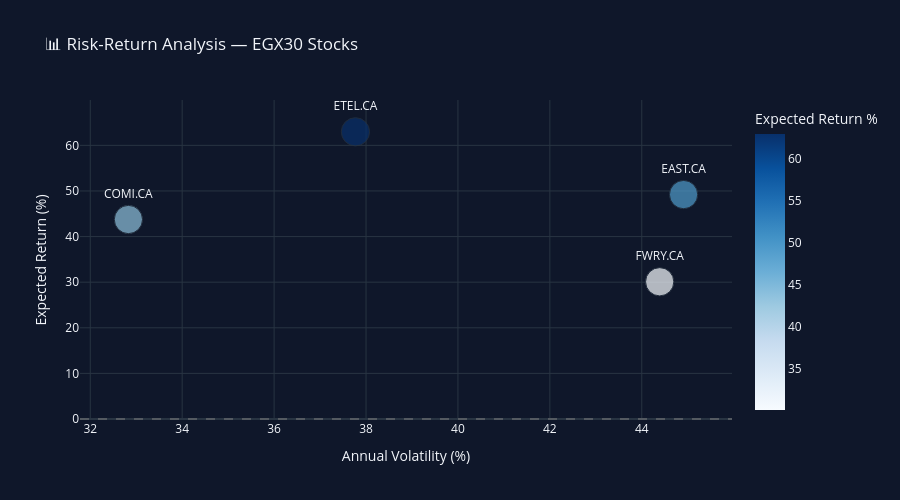

The code cell stored with this chart in its notebook:
### Code cell
# Risk-Return scatter plot
if len(comp_df) > 0:
    fig = px.scatter(
        comp_df,
        x="Annual Volatility%",
        y="Expected Return %",
        text="Ticker",
        size=[30]*len(comp_df),
        color="Expected Return %",
        color_continuous_scale="Blues",
        title="📊 Risk-Return Analysis — EGX30 Stocks"
    )

    fig.add_hline(y=0, line_dash="dash", line_color="gray", opacity=0.5)

    fig.update_traces(textposition="top center")
    fig.update_layout(
        template="plotly_dark",
        paper_bgcolor="#0f172a",
        plot_bgcolor="#0f172a",
        height=500,
        xaxis_title="Annual Volatility (%)",
        yaxis_title="Expected Return (%)"
    )
    fig.show()

### Figure 1 — Plotly figure (JSON) as saved in the notebook; plotly's stock layout.template omitted (floating-point values rounded to 4 significant figures)
{"data": [{"hovertemplate": "Annual Volatility%=%{x}<br>Expected Return %=%{marker.color}<br>size=%{marker.size}<br>Ticker=%{text}<extra></extra>", "legendgroup": "", "marker": {"color": [49.21, 43.74, 62.97, 30.09], "coloraxis": "coloraxis", "size": [30, 30, 30, 30], "sizemode": "area", "sizeref": 0.075, "symbol": "circle"}, "mode": "markers+text", "name": "", "orientation": "v", "showlegend": false, "text": ["EAST.CA", "COMI.CA", "ETEL.CA", "FWRY.CA"], "textposition": "top center", "type": "scatter", "x": [44.91, 32.83, 37.77, 44.39], "xaxis": "x", "y": [49.21, 43.74, 62.97, 30.09], "yaxis": "y"}], "layout": {"coloraxis": {"colorbar": {"title": {"text": "Expected Return %"}}, "colorscale": [[0, "rgb(247,251,255)"], [0.125, "rgb(222,235,247)"], [0.25, "rgb(198,219,239)"], [0.375, "rgb(158,202,225)"], [0.5, "rgb(107,174,214)"], [0.625, "rgb(66,146,198)"], [0.75, "rgb(33,113,181)"], [0.875, "rgb(8,81,156)"], [1, "rgb(8,48,107)"]]}, "height": 500, "legend": {"itemsizing": "constant", "tracegroupgap": 0}, "paper_bgcolor": "#0f172a", "plot_bgcolor": "#0f172a", "shapes": [{"line": {"color": "gray", "dash": "dash"}, "opacity": 0.5, "type": "line", "x0": 0, "x1": 1, "xref": "x domain", "y0": 0, "y1": 0, "yref": "y"}], "title": {"text": "📊 Risk-Return Analysis — EGX30 Stocks"}, "xaxis": {"anchor": "y", "domain": [0, 1], "title": {"text": "Annual Volatility (%)"}}, "yaxis": {"anchor": "x", "domain": [0, 1], "title": {"text": "Expected Return (%)"}}}}
